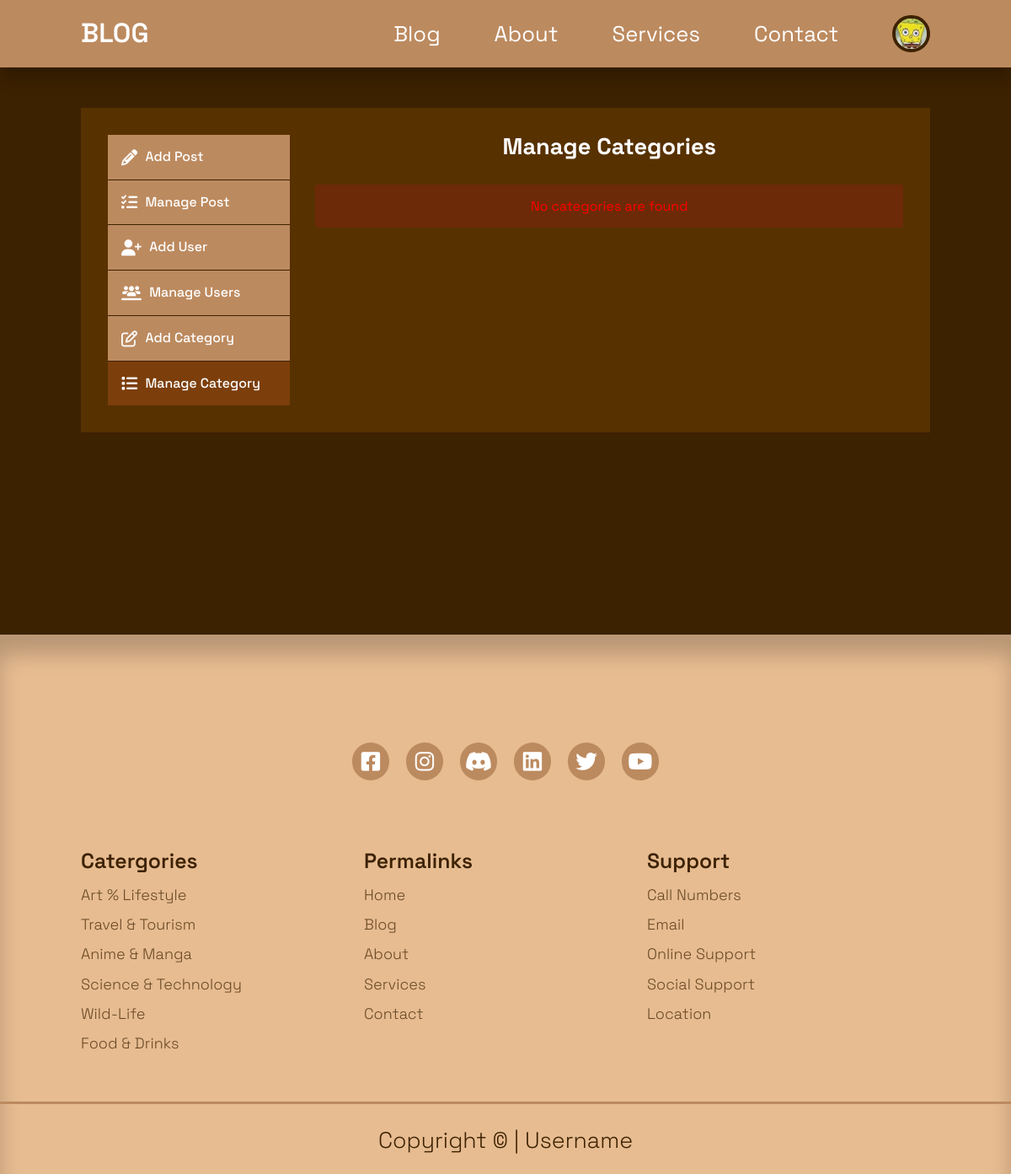
The app's page /admin/manage-categories.php (signed in), older data.
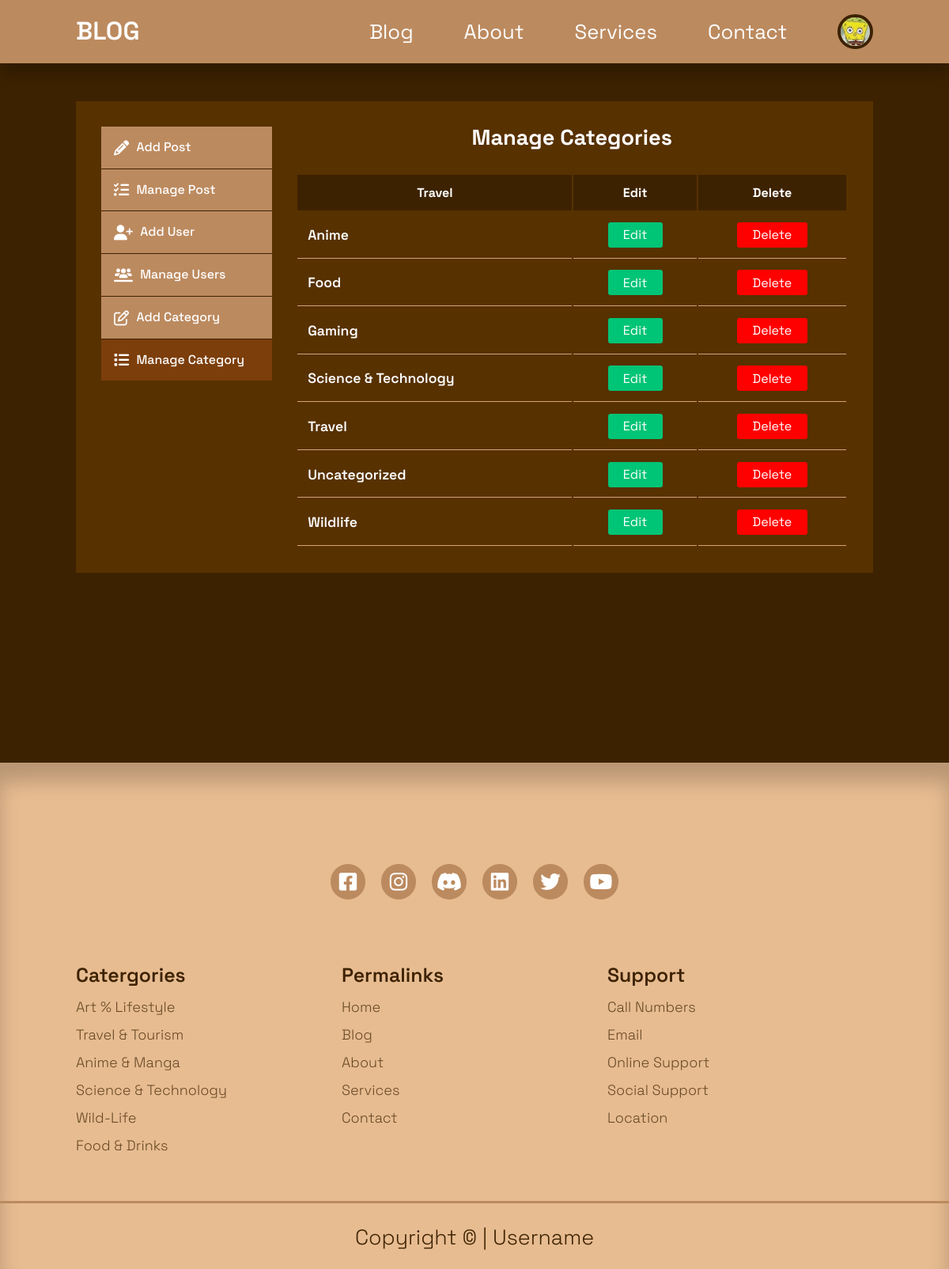
The same page, newer data.
### tables this page shows
CREATE TABLE `categories` (
  `id` int(10) UNSIGNED NOT NULL,
  `title` varchar(50) NOT NULL,
  `description` text NOT NULL
);

### admin/manage-categories.php (the view, shortened to what this page needs)
<?php
  include 'partials/header.php';
  $query = "SELECT * FROM categories ORDER BY title";
  $categories = mysqli_query($connection,$query);
?>
  <main>
    <section class="dashboard" >
      <div class="container dashboard-container">
        <aside>
          <ul>
            <li>
              <a href="add-post.php">
                <i class="fa-solid fa-pencil"></i>
                <h5>Add Post</h5>
              </a>
            </li>
            <li>
              <a href="index.php">
                <i class="fa-solid fa-list-check"></i>
                <h5>Manage Post</h5>
              </a>
            </li>
            <?php if(isset($_SESSION['user_is_admin'])) : ?>
            <li>
              <a href="add-user.php">
                <i class="fa-solid fa-user-plus"></i>
                <h5>Add User</h5>
              </a>
            </li>
            <li>
              <a href="manage-users.php">
                <i class="fa-solid fa-users-line"></i>
                <h5>Manage Users</h5>
              </a>
            </li>
            <li>
              <a href="add-category.php">
                <i class="fa-regular fa-pen-to-square"></i>
                <h5>Add Category</h5>
              </a>
            </li>
            <li>
              <a href="manage-categories.php" class="dashboard-active">
                <i class="fa-solid fa-list"></i>
                <h5>Manage Category</h5>
              </a>
            </li>
            <?php endif ?>
          </ul>
        </aside>
        <div class="main-table" >
          <h2>Manage Categories</h2>
          <?php if(mysqli_num_rows($categories) > 0) : ?>
          <table>
            <thead>
              <tr>
                <th>Travel</th>
                <th>Edit</a></th>
                <th>Delete</th>
              </tr>
            </thead>
            <tbody>
              <?php while($category = mysqli_fetch_assoc($categories)) : ?>
              <tr>
                <td><?= $category['title'] ?></td>
                <td>
                  <div>
                    <a href="<?= ROOT_URL ?>admin/edit-category.php?id=<?= $category['id']?>" class="edit-button sm" >Edit</a>
                  </div>
                </td>
                <td>
                  <div>
                    <a href="<?= ROOT_URL ?>admin/delete-category.php?id=<?= $category['id']?>" class="delete-button sm" >Delete</a>
                  </div>
                </td>
              </tr>
              <?php endwhile ?>
            </tbody>
          </table>
          <?php else : ?>
            <div class="alert-message error">
            </div>
          <?php endif ?>
        </div>
      </div>
    </section>
  </main>
  <?php
  include '../partials/footer.php'
?>

Row changes from the older to the newer data that the page shows:
added categories: title "Anime"
added categories: title "Food"
added categories: title "Gaming"
added categories: title "Science & Technology"
added categories: title "Travel"
added categories: title "Uncategorized"
added categories: title "Wildlife"
Text that changed along with them:
text now shown: "Travel Edit Delete"
